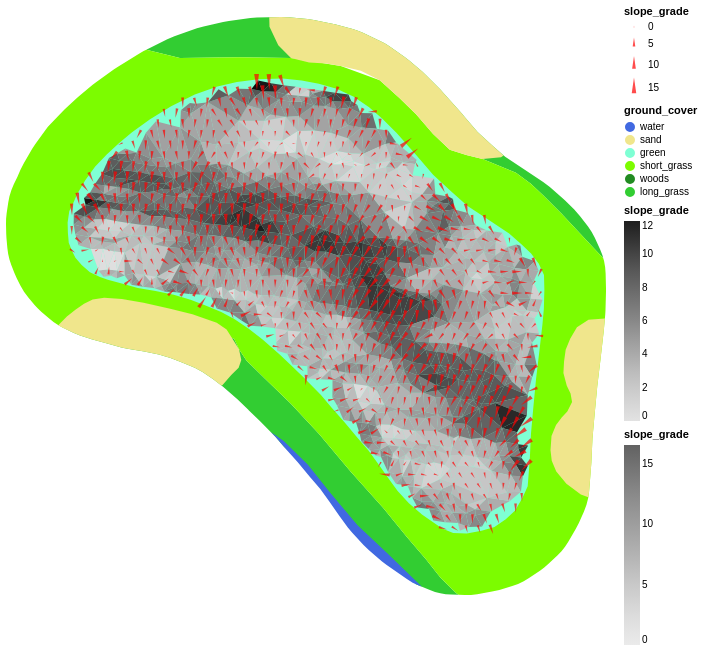

Notebook cell for this chart:
### Code cell
surround_features + grades + inclines

### Figure 1 — Vega-Lite specification as saved in the notebook (floating-point values rounded to 4 significant figures; data arrays with more than 128 entries replaced by an {"elided": "..."} marker saying what was removed)
{"$schema": "https://vega.github.io/schema/vega-lite/v4.17.0.json", "config": {"view": {"continuousHeight": 300, "continuousWidth": 400}}, "datasets": {"data-42235c0fe082fae5d698c6c157d238f3": {"elided": "919 records"}, "data-5c5a2d91414baf2189ba5daec404ef68": {"elided": "1467 records"}, "data-bb162885a80b26ea2259b01bc2726094": [{"course_area": "general_area", "geometry": {"coordinates": [[[-693.4, -342.0], [-686.2, -341.1], [-680.2, -343.2], [-679.8, -344.0], [-679.2, -344.9], [-677.7, -346.4], [-675.6, -348.4], [-673.3, -350.9], [-670.7, -353.9], [-668.1, -356.9], [-666.2, -359.2], [-664.6, -361.0], [-663.4, -362.5], [-662.2, -363.8], [-661.9, -363.9], [-662.6, -363.9], [-663.0, -363.9], [-663.4, -363.8], [-663.9, -363.7], [-664.3, -363.6], [-665.2, -363.2], [-665.4, -363.1], [-670.3, -358.4], [-674.4, -353.4], [-676.1, -351.9], [-676.8, -351.1], [-678.1, -349.8], [-679.0, -349.0], [-679.0, -349.0], [-679.9, -348.1], [-681.0, -347.1], [-681.9, -346.4], [-682.7, -345.9], [-683.4, -345.5], [-684.4, -345.1], [-685.3, -344.7], [-686.3, -344.5], [-687.5, -344.2], [-688.8, -344.0], [-689.3, -343.9], [-690.5, -343.5], [-691.7, -343.2], [-692.0, -343.1], [-692.7, -342.9], [-693.2, -342.7], [-693.9, -342.3], [-693.4, -342.0]]], "type": "Polygon"}, "ground_cover": "long_grass", "name": "rough", "type": "Feature"}, {"course_area": "general_area", "geometry": {"coordinates": [[[-651.4, -335.4], [-653.7, -333.0], [-655.1, -331.6], [-656.1, -330.6], [-657.3, -329.7], [-660.0, -328.6], [-668.4, -321.4], [-675.6, -320.4], [-679.8, -320.3], [-684.6, -320.4], [-687.3, -319.7], [-685.6, -318.9], [-685.0, -318.6], [-683.2, -318.0], [-682.6, -317.8], [-681.1, -317.5], [-680.6, -317.4], [-678.8, -317.2], [-678.3, -317.1], [-676.4, -317.1], [-675.8, -317.1], [-674.2, -317.2], [-673.7, -317.3], [-672.3, -317.6], [-672.0, -317.7], [-670.6, -318.1], [-670.1, -318.2], [-669.7, -318.4], [-668.3, -319.0], [-668.0, -319.2], [-667.6, -319.4], [-666.4, -320.3], [-666.0, -320.6], [-664.9, -321.5], [-664.6, -321.8], [-663.4, -323.0], [-663.2, -323.2], [-661.6, -325.0], [-661.6, -325.1], [-660.4, -326.4], [-659.2, -327.5], [-658.2, -328.4], [-656.7, -329.4], [-655.1, -330.5], [-654.6, -330.9], [-653.5, -331.8], [-653.3, -332.0], [-652.6, -332.7], [-652.1, -333.2], [-651.5, -334.1], [-651.2, -334.5], [-650.9, -335.0], [-650.5, -335.9], [-650.3, -336.4], [-650.2, -336.6], [-651.4, -335.4]]], "type": "Polygon"}, "ground_cover": "long_grass", "name": "rough", "type": "Feature"}, {"course_area": "general_area", "geometry": {"coordinates": {"elided": "1x116x2 float values"}, "type": "Polygon"}, "ground_cover": "short_grass", "name": "fairway", "type": "Feature"}, {"course_area": "putting_green", "geometry": {"coordinates": {"elided": "1x82x2 float values"}, "type": "Polygon"}, "ground_cover": "green", "name": "green", "type": "Feature"}, {"course_area": "bunker", "geometry": {"coordinates": [[[-654.1, -350.2], [-653.6, -349.5], [-653.1, -349.1], [-652.8, -348.3], [-652.9, -347.6], [-653.2, -347.0], [-653.5, -346.0], [-653.4, -345.0], [-653.3, -344.1], [-652.9, -343.2], [-652.4, -342.2], [-651.4, -341.6], [-650.1, -341.5], [-650.2, -342.4], [-650.2, -342.5], [-650.4, -344.7], [-650.4, -344.7], [-650.7, -347.0], [-650.9, -349.3], [-651.1, -351.2], [-651.2, -353.1], [-651.2, -353.3], [-651.4, -355.5], [-651.4, -356.0], [-652.0, -355.8], [-653.2, -354.9], [-654.0, -353.9], [-654.4, -353.1], [-654.5, -352.2], [-654.4, -351.0], [-654.1, -350.2]]], "type": "Polygon"}, "ground_cover": "sand", "name": "bunkers", "type": "Feature"}, {"course_area": "bunker", "geometry": {"coordinates": [[[-694.4, -342.0], [-693.7, -341.4], [-693.0, -340.8], [-692.3, -340.3], [-691.6, -340.0], [-690.7, -339.8], [-689.3, -339.9], [-687.5, -340.2], [-685.4, -340.7], [-683.5, -341.2], [-681.6, -341.9], [-680.8, -342.4], [-679.8, -344.0], [-679.6, -344.9], [-679.8, -345.5], [-680.4, -346.1], [-681.1, -346.9], [-681.2, -347.0], [-681.9, -346.4], [-682.7, -345.9], [-683.4, -345.5], [-684.4, -345.1], [-685.3, -344.7], [-686.3, -344.5], [-687.5, -344.2], [-688.8, -344.0], [-689.3, -343.9], [-690.5, -343.5], [-691.7, -343.2], [-692.0, -343.1], [-692.7, -342.9], [-693.2, -342.7], [-694.0, -342.3], [-694.4, -342.1], [-694.4, -342.0]]], "type": "Polygon"}, "ground_cover": "sand", "name": "bunkers", "type": "Feature"}, {"course_area": "bunker", "geometry": {"coordinates": [[[-658.5, -328.4], [-660.0, -328.6], [-661.3, -328.3], [-662.7, -327.8], [-664.0, -326.6], [-665.4, -325.0], [-666.8, -323.6], [-668.4, -322.2], [-669.9, -321.4], [-671.5, -321.0], [-672.7, -320.8], [-674.1, -320.8], [-675.6, -320.4], [-676.6, -319.4], [-677.3, -317.9], [-677.3, -317.1], [-676.4, -317.1], [-675.8, -317.1], [-674.2, -317.2], [-673.7, -317.3], [-672.3, -317.6], [-672.0, -317.7], [-670.6, -318.1], [-670.1, -318.2], [-669.7, -318.4], [-668.3, -319.0], [-668.0, -319.2], [-667.6, -319.4], [-666.4, -320.3], [-666.0, -320.6], [-664.9, -321.5], [-664.6, -321.8], [-663.4, -323.0], [-663.2, -323.2], [-661.6, -325.0], [-661.6, -325.1], [-660.4, -326.4], [-659.2, -327.5], [-658.3, -328.3], [-658.5, -328.4]]], "type": "Polygon"}, "ground_cover": "sand", "name": "bunkers", "type": "Feature"}, {"course_area": "penalty_area", "geometry": {"coordinates": [[[-676.1, -351.5], [-674.2, -353.4], [-672.3, -355.7], [-670.2, -358.3], [-667.8, -360.5], [-665.5, -362.7], [-664.9, -363.3], [-665.2, -363.2], [-665.7, -362.9], [-666.2, -362.7], [-667.8, -361.5], [-668.2, -361.2], [-669.2, -360.3], [-669.7, -359.9], [-670.6, -358.9], [-670.9, -358.5], [-671.6, -357.5], [-671.7, -357.5], [-672.4, -356.4], [-673.2, -355.3], [-673.9, -354.5], [-674.0, -354.4], [-675.0, -353.2], [-676.0, -352.1], [-676.0, -352.0], [-676.8, -351.1], [-677.2, -350.7], [-676.1, -351.5]]], "type": "Polygon"}, "ground_cover": "water", "name": "water_hazard", "type": "Feature"}]}, "layer": [{"data": {"name": "data-bb162885a80b26ea2259b01bc2726094"}, "encoding": {"color": {"field": "ground_cover", "scale": {"domain": ["water", "sand", "green", "short_grass", "woods", "long_grass"], "range": ["RoyalBlue", "Khaki", "Aquamarine", "LawnGreen", "ForestGreen", "LimeGreen"]}, "type": "nominal"}, "tooltip": [{"field": "name", "type": "nominal"}, {"field": "ground_cover", "type": "nominal"}, {"field": "course_area", "type": "nominal"}]}, "mark": "geoshape", "projection": {"reflectY": true, "type": "identity"}}, {"data": {"name": "data-5c5a2d91414baf2189ba5daec404ef68"}, "encoding": {"color": {"field": "slope_grade", "scale": {"domain": [0, 12], "scheme": "greys"}, "type": "quantitative"}}, "mark": {"color": "lightgray", "filled": true, "type": "geoshape"}, "projection": {"reflectY": true, "type": "identity"}}, {"data": {"name": "data-42235c0fe082fae5d698c6c157d238f3"}, "encoding": {"angle": {"field": "slope_heading", "type": "quantitative"}, "color": {"condition": {"selection": "selector002", "value": "red"}, "field": "slope_grade", "scale": {"domainMin": 0, "scheme": "greys"}, "type": "quantitative"}, "latitude": {"field": "lon", "type": "quantitative"}, "longitude": {"field": "lat", "type": "quantitative"}, "size": {"field": "slope_grade", "type": "quantitative"}, "tooltip": [{"field": "z", "type": "quantitative"}, {"field": "slope_heading", "type": "quantitative"}, {"field": "slope_grade", "type": "quantitative"}]}, "height": 600, "mark": {"color": "lightgray", "filled": true, "shape": "wedge", "type": "point"}, "projection": {"reflectY": true, "type": "identity"}, "selection": {"selector002": {"nearest": true, "on": "mouseover", "type": "single"}}, "width": 600}]}
